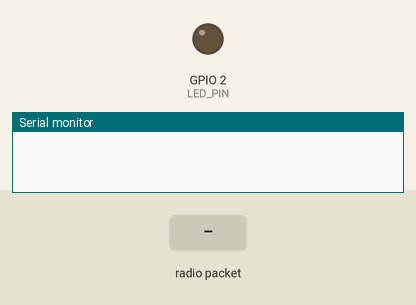
A program run on a simulated ESP32. Shown: output pins drawn as LEDs (lit = HIGH), the last lines printed to the serial monitor. The inputs (shaded band) are chosen by the test bench.

Above: at 1.2 s.
1.3 s: radio packet "1" arrives
At 5.15 s:
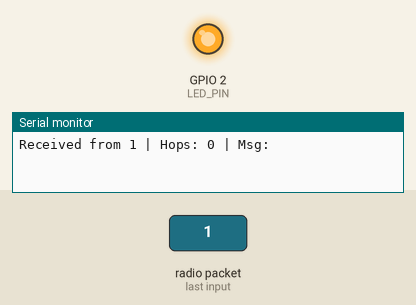
Timing chart, 0 to 11.8 s (numbered marks = the images above; inputs shaded):
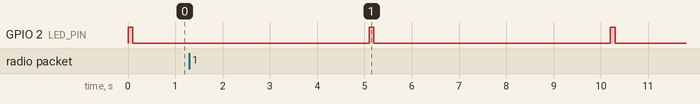

The program:

main.cpp
```cpp
#include <esp_now.h>
#include <WiFi.h>

#define LED_PIN 2

uint8_t nodeA[] = {0x20, 0xE7, 0xC8, 0x59, 0x75, 0xA8};
uint8_t nodeB[] = {0x20, 0xE7, 0xC8, 0x59, 0x7F, 0x84};
uint8_t nodeC[] = {0x20, 0xE7, 0xC8, 0x59, 0x73, 0xA0};

uint8_t thisNode[6];

struct Message {
  char sender[18];
  uint8_t hops;
  char msg[50];
};

void onReceive(const uint8_t * mac, const uint8_t *incomingData, int len) {
  Message msg;
  memcpy(&msg, incomingData, sizeof(msg));

  if (strcmp(msg.sender, "Node C") == 0) return;

  Serial.print("Received from ");
  Serial.print(msg.sender);
  Serial.print(" | Hops: ");
  Serial.print(msg.hops);
  Serial.print(" | Msg: ");
  Serial.println(msg.msg);

  msg.hops++;
  if (msg.hops < 3) {
    if (memcmp(mac, nodeA, 6) != 0) esp_now_send(nodeA, (uint8_t*)&msg, sizeof(msg));
    if (memcmp(mac, nodeB, 6) != 0) esp_now_send(nodeB, (uint8_t*)&msg, sizeof(msg));
  }
}

void setup() {
  Serial.begin(115200);
  pinMode(LED_PIN, OUTPUT);
  WiFi.mode(WIFI_STA);

  memcpy(thisNode, nodeC, 6);

  if (esp_now_init() != ESP_OK) {
    Serial.println("Error initializing ESP-NOW");
    return;
  }

  esp_now_peer_info_t peer;

  memset(&peer, 0, sizeof(peer));
  memcpy(peer.peer_addr, nodeA, 6);
  peer.channel = 0;
  peer.encrypt = false;
  if (esp_now_add_peer(&peer) != ESP_OK) Serial.println("Failed to add Node A");

  memset(&peer, 0, sizeof(peer));
  memcpy(peer.peer_addr, nodeB, 6);
  peer.channel = 0;
  peer.encrypt = false;
  if (esp_now_add_peer(&peer) != ESP_OK) Serial.println("Failed to add Node B");

  esp_now_register_recv_cb(onReceive);
}

void loop() {
  Message message;
  strcpy(message.sender, "Node C");
  message.hops = 0;
  strcpy(message.msg, "Hello from Node C");

  esp_now_send(nodeA, (uint8_t*)&message, sizeof(message));
  esp_now_send(nodeB, (uint8_t*)&message, sizeof(message));

  digitalWrite(LED_PIN, HIGH);
  delay(100);
  digitalWrite(LED_PIN, LOW);

  delay(5000);
}
          
```

Measured:
- by itself, GPIO 2 (LED_PIN): alternates HIGH for 0.10 s and LOW for 5.0 s
